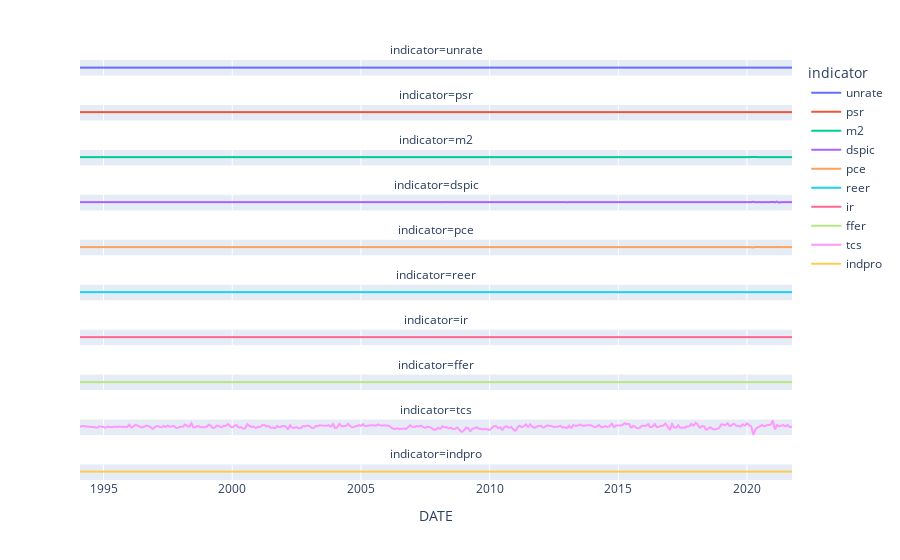

The code cell stored with this chart in its notebook:
### Markdown cell above
## Multivariate Time Series Forecasting with LSTMs

Long Short-Term Memory (LSTM) Recurrent Neural Network are popular in making predictions based on time series data, due to the lags of unknown duration. LSTM addresses that issue of vanishing gradient with multiple switch gates to remember longer time steps. Hence the past inputs to the model leaves a footprint. With LSTMs, there is no need to keep a finite number of states beforehand as required in the Hhidden Markov model. Common limitations (risk) of LSTM is that it is easy to overfit and hard to train in a sense that it takes alot of resources (computing power) to train these models fast, requiring memory-bandwidth-bound computation.

### Data Preparation
- Feature Selection with Granger Causality Test
- Scaling with Min-Max normalization
- Split multivariate sequence into samples with 12 steps in and 1 step out

### Feature Selection

In order to see which features is useful for forecasting core CPI, we will be using the Granger Causality test. One of the key assumptions before using this test requires the data to be stationary. Thus, we would take the first differences for each features and use the same ADF test function to check for stationarity.

### Code cell
df = df.set_index('DATE')

df_stationary = df.diff().dropna()
df_stationary = df_stationary.rename_axis('indicator', axis=1)
fig = px.line(df_stationary.iloc[:,0:10], facet_col="indicator", facet_col_wrap=1) 
fig.update_yaxes(visible=False)

### Figure 1 — Plotly figure (JSON) as saved in the notebook; plotly's stock layout.template omitted (floating-point values rounded to 4 significant figures; data arrays with more than 128 entries replaced by an {"elided": "..."} marker saying what was removed)
{"data": [{"hovertemplate": "indicator=unrate<br>DATE=%{x}<br>value=%{y}<extra></extra>", "legendgroup": "unrate", "line": {"color": "#636efa", "dash": "solid"}, "marker": {"symbol": "circle"}, "mode": "lines", "name": "unrate", "showlegend": true, "type": "scattergl", "x": {"elided": "333 str values"}, "xaxis": "x10", "y": {"elided": "333 float values"}, "yaxis": "y10"}, {"hovertemplate": "indicator=psr<br>DATE=%{x}<br>value=%{y}<extra></extra>", "legendgroup": "psr", "line": {"color": "#EF553B", "dash": "solid"}, "marker": {"symbol": "circle"}, "mode": "lines", "name": "psr", "showlegend": true, "type": "scattergl", "x": {"elided": "333 str values"}, "xaxis": "x9", "y": {"elided": "333 float values"}, "yaxis": "y9"}, {"hovertemplate": "indicator=m2<br>DATE=%{x}<br>value=%{y}<extra></extra>", "legendgroup": "m2", "line": {"color": "#00cc96", "dash": "solid"}, "marker": {"symbol": "circle"}, "mode": "lines", "name": "m2", "showlegend": true, "type": "scattergl", "x": {"elided": "333 str values"}, "xaxis": "x8", "y": {"elided": "333 float values"}, "yaxis": "y8"}, {"hovertemplate": "indicator=dspic<br>DATE=%{x}<br>value=%{y}<extra></extra>", "legendgroup": "dspic", "line": {"color": "#ab63fa", "dash": "solid"}, "marker": {"symbol": "circle"}, "mode": "lines", "name": "dspic", "showlegend": true, "type": "scattergl", "x": {"elided": "333 str values"}, "xaxis": "x7", "y": {"elided": "333 float values"}, "yaxis": "y7"}, {"hovertemplate": "indicator=pce<br>DATE=%{x}<br>value=%{y}<extra></extra>", "legendgroup": "pce", "line": {"color": "#FFA15A", "dash": "solid"}, "marker": {"symbol": "circle"}, "mode": "lines", "name": "pce", "showlegend": true, "type": "scattergl", "x": {"elided": "333 str values"}, "xaxis": "x6", "y": {"elided": "333 float values"}, "yaxis": "y6"}, {"hovertemplate": "indicator=reer<br>DATE=%{x}<br>value=%{y}<extra></extra>", "legendgroup": "reer", "line": {"color": "#19d3f3", "dash": "solid"}, "marker": {"symbol": "circle"}, "mode": "lines", "name": "reer", "showlegend": true, "type": "scattergl", "x": {"elided": "333 str values"}, "xaxis": "x5", "y": {"elided": "333 float values"}, "yaxis": "y5"}, {"hovertemplate": "indicator=ir<br>DATE=%{x}<br>value=%{y}<extra></extra>", "legendgroup": "ir", "line": {"color": "#FF6692", "dash": "solid"}, "marker": {"symbol": "circle"}, "mode": "lines", "name": "ir", "showlegend": true, "type": "scattergl", "x": {"elided": "333 str values"}, "xaxis": "x4", "y": {"elided": "333 float values"}, "yaxis": "y4"}, {"hovertemplate": "indicator=ffer<br>DATE=%{x}<br>value=%{y}<extra></extra>", "legendgroup": "ffer", "line": {"color": "#B6E880", "dash": "solid"}, "marker": {"symbol": "circle"}, "mode": "lines", "name": "ffer", "showlegend": true, "type": "scattergl", "x": {"elided": "333 str values"}, "xaxis": "x3", "y": {"elided": "333 float values"}, "yaxis": "y3"}, {"hovertemplate": "indicator=tcs<br>DATE=%{x}<br>value=%{y}<extra></extra>", "legendgroup": "tcs", "line": {"color": "#FF97FF", "dash": "solid"}, "marker": {"symbol": "circle"}, "mode": "lines", "name": "tcs", "showlegend": true, "type": "scattergl", "x": {"elided": "333 str values"}, "xaxis": "x2", "y": {"elided": "333 int values"}, "yaxis": "y2"}, {"hovertemplate": "indicator=indpro<br>DATE=%{x}<br>value=%{y}<extra></extra>", "legendgroup": "indpro", "line": {"color": "#FECB52", "dash": "solid"}, "marker": {"symbol": "circle"}, "mode": "lines", "name": "indpro", "showlegend": true, "type": "scattergl", "x": {"elided": "333 str values"}, "xaxis": "x", "y": {"elided": "333 float values"}, "yaxis": "y"}], "layout": {"annotations": [{"font": {}, "showarrow": false, "text": "indicator=indpro", "x": 0.5, "xanchor": "center", "xref": "paper", "y": 0.037, "yanchor": "bottom", "yref": "paper"}, {"font": {}, "showarrow": false, "text": "indicator=tcs", "x": 0.5, "xanchor": "center", "xref": "paper", "y": 0.144, "yanchor": "bottom", "yref": "paper"}, {"font": {}, "showarrow": false, "text": "indicator=ffer", "x": 0.5, "xanchor": "center", "xref": "paper", "y": 0.251, "yanchor": "bottom", "yref": "paper"}, {"font": {}, "showarrow": false, "text": "indicator=ir", "x": 0.5, "xanchor": "center", "xref": "paper", "y": 0.358, "yanchor": "bottom", "yref": "paper"}, {"font": {}, "showarrow": false, "text": "indicator=reer", "x": 0.5, "xanchor": "center", "xref": "paper", "y": 0.465, "yanchor": "bottom", "yref": "paper"}, {"font": {}, "showarrow": false, "text": "indicator=pce", "x": 0.5, "xanchor": "center", "xref": "paper", "y": 0.572, "yanchor": "bottom", "yref": "paper"}, {"font": {}, "showarrow": false, "text": "indicator=dspic", "x": 0.5, "xanchor": "center", "xref": "paper", "y": 0.679, "yanchor": "bottom", "yref": "paper"}, {"font": {}, "showarrow": false, "text": "indicator=m2", "x": 0.5, "xanchor": "center", "xref": "paper", "y": 0.786, "yanchor": "bottom", "yref": "paper"}, {"font": {}, "showarrow": false, "text": "indicator=psr", "x": 0.5, "xanchor": "center", "xref": "paper", "y": 0.893, "yanchor": "bottom", "yref": "paper"}, {"font": {}, "showarrow": false, "text": "indicator=unrate", "x": 0.5, "xanchor": "center", "xref": "paper", "y": 1, "yanchor": "bottom", "yref": "paper"}], "legend": {"title": {"text": "indicator"}, "tracegroupgap": 0}, "margin": {"t": 60}, "xaxis": {"anchor": "y", "domain": [0, 1], "title": {"text": "DATE"}}, "xaxis10": {"anchor": "y10", "domain": [0, 1], "matches": "x", "showticklabels": false}, "xaxis2": {"anchor": "y2", "domain": [0, 1], "matches": "x", "showticklabels": false}, "xaxis3": {"anchor": "y3", "domain": [0, 1], "matches": "x", "showticklabels": false}, "xaxis4": {"anchor": "y4", "domain": [0, 1], "matches": "x", "showticklabels": false}, "xaxis5": {"anchor": "y5", "domain": [0, 1], "matches": "x", "showticklabels": false}, "xaxis6": {"anchor": "y6", "domain": [0, 1], "matches": "x", "showticklabels": false}, "xaxis7": {"anchor": "y7", "domain": [0, 1], "matches": "x", "showticklabels": false}, "xaxis8": {"anchor": "y8", "domain": [0, 1], "matches": "x", "showticklabels": false}, "xaxis9": {"anchor": "y9", "domain": [0, 1], "matches": "x", "showticklabels": false}, "yaxis": {"anchor": "x", "domain": [0, 0.037], "title": {"text": "value"}, "visible": false}, "yaxis10": {"anchor": "x10", "domain": [0.963, 1], "matches": "y", "title": {"text": "value"}, "visible": false}, "yaxis2": {"anchor": "x2", "domain": [0.107, 0.144], "matches": "y", "title": {"text": "value"}, "visible": false}, "yaxis3": {"anchor": "x3", "domain": [0.214, 0.251], "matches": "y", "title": {"text": "value"}, "visible": false}, "yaxis4": {"anchor": "x4", "domain": [0.321, 0.358], "matches": "y", "title": {"text": "value"}, "visible": false}, "yaxis5": {"anchor": "x5", "domain": [0.428, 0.465], "matches": "y", "title": {"text": "value"}, "visible": false}, "yaxis6": {"anchor": "x6", "domain": [0.535, 0.572], "matches": "y", "title": {"text": "value"}, "visible": false}, "yaxis7": {"anchor": "x7", "domain": [0.642, 0.679], "matches": "y", "title": {"text": "value"}, "visible": false}, "yaxis8": {"anchor": "x8", "domain": [0.749, 0.786], "matches": "y", "title": {"text": "value"}, "visible": false}, "yaxis9": {"anchor": "x9", "domain": [0.856, 0.893], "matches": "y", "title": {"text": "value"}, "visible": false}}}
